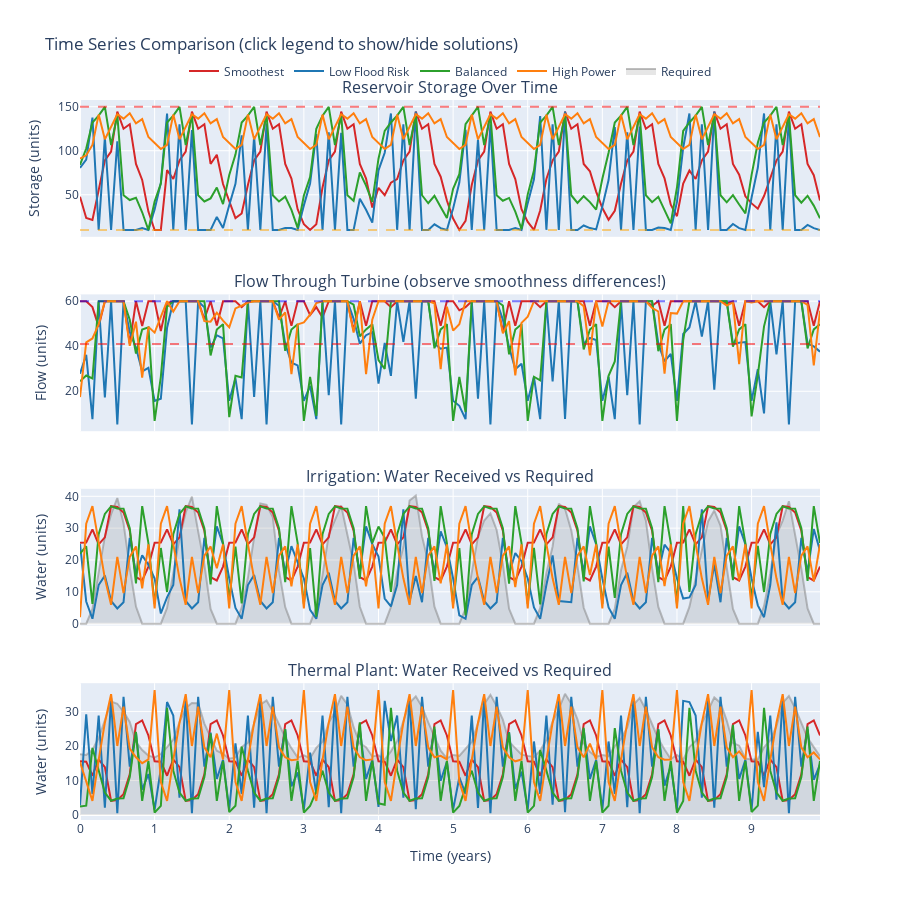

The notebook cell saved with this chart:
### Code cell
# Simulate each solution and collect traces (now 4 solutions including smoothest)
all_traces = {}
for name, sol, color in solutions_to_plot:
    all_traces[name] = simulate_and_extract_traces(sol, TIMESTEPS)

# Create INTERACTIVE visualization with Plotly (click legend to show/hide solutions)
from plotly.subplots import make_subplots
import plotly.graph_objects as go

years = np.arange(TIMESTEPS) / 12

# Color mapping for consistency
color_map = {
    "Smoothest": "#d62728",      # C3 - red
    "Low Flood Risk": "#1f77b4", # C0 - blue  
    "Balanced": "#2ca02c",       # C2 - green
    "High Power": "#ff7f0e",     # C1 - orange
}

fig = make_subplots(
    rows=4, cols=1,
    shared_xaxes=True,
    vertical_spacing=0.08,
    subplot_titles=(
        "Reservoir Storage Over Time",
        "Flow Through Turbine (observe smoothness differences!)",
        "Irrigation: Water Received vs Required",
        "Thermal Plant: Water Received vs Required"
    )
)

# Plot 1: Reservoir Storage
for name, sol, _ in solutions_to_plot:
    fig.add_trace(go.Scatter(
        x=years, y=all_traces[name]["reservoir_storage"],
        name=name, legendgroup=name,
        line=dict(color=color_map[name]),
        showlegend=True
    ), row=1, col=1)

# Reference lines for storage
fig.add_hline(y=150, line_dash="dash", line_color="red", opacity=0.5, row=1, col=1)
fig.add_hline(y=10, line_dash="dash", line_color="orange", opacity=0.5, row=1, col=1)

# Plot 2: Turbine Flow
for name, sol, _ in solutions_to_plot:
    fig.add_trace(go.Scatter(
        x=years, y=all_traces[name]["turbine_flow"],
        name=name, legendgroup=name,
        line=dict(color=color_map[name]),
        showlegend=False  # Already in legend from plot 1
    ), row=2, col=1)

# Reference lines for capacity
fig.add_hline(y=60, line_dash="dash", line_color="blue", opacity=0.5, row=2, col=1)
fig.add_hline(y=CITY_CAPACITY, line_dash="dash", line_color="red", opacity=0.5, row=2, col=1)

# Plot 3: Irrigation
# Add required demand as filled area
fig.add_trace(go.Scatter(
    x=years, y=irrigation_demand,
    fill='tozeroy', fillcolor='rgba(128,128,128,0.2)',
    line=dict(color='rgba(128,128,128,0.5)'),
    name='Required', legendgroup='required',
    showlegend=True
), row=3, col=1)

for name, sol, _ in solutions_to_plot:
    fig.add_trace(go.Scatter(
        x=years, y=all_traces[name]["irrigation_received"],
        name=name, legendgroup=name,
        line=dict(color=color_map[name]),
        showlegend=False
    ), row=3, col=1)

# Plot 4: Thermal Plant
fig.add_trace(go.Scatter(
    x=years, y=thermal_demand,
    fill='tozeroy', fillcolor='rgba(128,128,128,0.2)',
    line=dict(color='rgba(128,128,128,0.5)'),
    name='Required', legendgroup='required',
    showlegend=False
), row=4, col=1)

for name, sol, _ in solutions_to_plot:
    fig.add_trace(go.Scatter(
        x=years, y=all_traces[name]["thermal_received"],
        name=name, legendgroup=name,
        line=dict(color=color_map[name]),
        showlegend=False
    ), row=4, col=1)

# Update layout
fig.update_layout(
    height=900,
    title_text="Time Series Comparison (click legend to show/hide solutions)",
    legend=dict(
        orientation="h",
        yanchor="bottom",
        y=1.02,
        xanchor="center",
        x=0.5
    ),
    hovermode="x unified"
)

# Update axes labels
fig.update_yaxes(title_text="Storage (units)", row=1, col=1)
fig.update_yaxes(title_text="Flow (units)", row=2, col=1)
fig.update_yaxes(title_text="Water (units)", row=3, col=1)
fig.update_yaxes(title_text="Water (units)", row=4, col=1)
fig.update_xaxes(title_text="Time (years)", row=4, col=1)

fig.show()

# Calculate and display BOTH components of operational variability for each solution
print("\n=== Operational Variability Breakdown ===")
print("(Lower = smoother, more operationally realistic)")
print()
print(f"{'Strategy':<18} {'Release Var':>12} {'Alloc. Var':>12} {'Total':>10}")
print("-" * 55)
for name, sol, color in solutions_to_plot:
    flows = all_traces[name]["turbine_flow"]
    irr = all_traces[name]["irrigation_received"]
    therm = all_traces[name]["thermal_received"]
    
    # Release variability
    release_var = np.sum(np.abs(np.diff(flows)))
    
    # Allocation variability (irrigation fraction)
    total = irr + therm
    with np.errstate(divide='ignore', invalid='ignore'):
        irr_frac = np.where(total > 0, irr / total, 0.5)
    alloc_var = np.sum(np.abs(np.diff(irr_frac))) * 100  # Scaled same as objective
    
    print(f"{name:18}: {release_var:>12.1f} {alloc_var:>12.1f} {release_var + alloc_var:>10.1f}")
